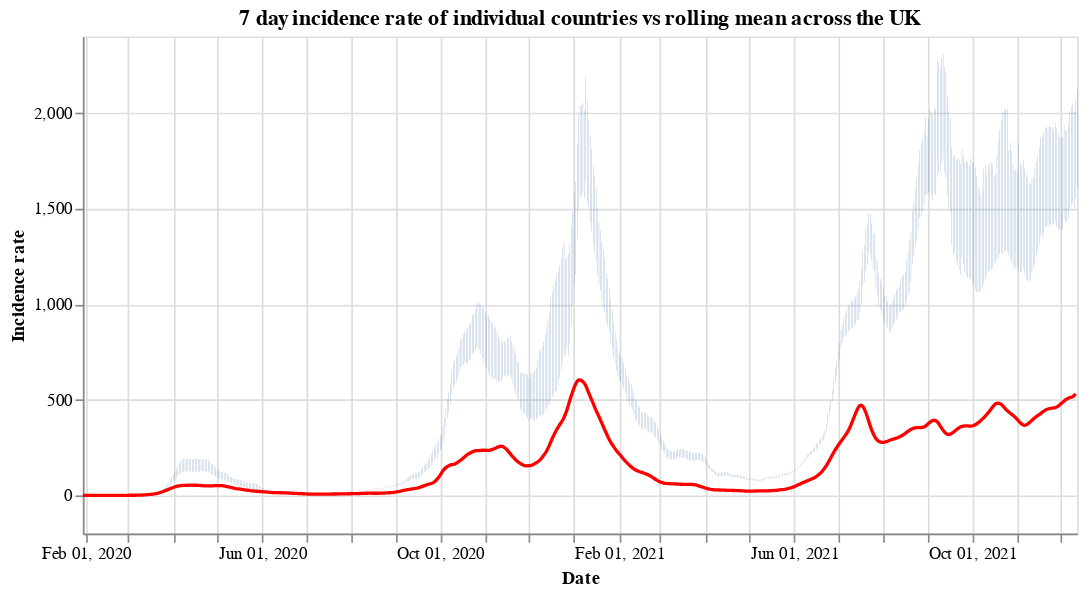

Source (notebook cell):
### Code cell
#collapse
countries = uk_cases['areaName'].unique()
countries.sort()

selection = alt.selection_single(
    name='Select',
    fields=['areaName'],
    init={'areaName': 'Wales'},
    bind={'areaName': alt.binding_select(options=countries)}
)

# scatter plot, modify opacity based on selection
bars = alt.Chart(uk_cases).mark_bar().add_selection(
    selection
).encode(
    x=alt.X("yearmonthdate(date):T", axis=alt.Axis(title='Date')),
    y=alt.Y("weeklyCasesRate:Q", axis=alt.Axis(title='Incidence rate')),
    tooltip='weeklyCasesRate:Q',
    opacity=alt.condition(selection, alt.value(1), alt.value(0))
).properties(title=f'7 day incidence rate of individual countries vs rolling mean across the UK', width=600)

line = alt.Chart(overview_cases).mark_line(
    color='red',
    size=2,
).transform_window(
    rolling_mean='mean(weeklyCasesRate)',
    frame=[0, 7]
).encode(
    x='yearmonthdate(date):T',
    y='rolling_mean:Q'
)

alt.layer(bars, line)

### Figure 1 — Vega-Lite specification as saved in the notebook (floating-point values rounded to 4 significant figures; data arrays with more than 128 entries replaced by an {"elided": "..."} marker saying what was removed)
{"config": {"view": {"continuousWidth": 400, "continuousHeight": 300}}, "layer": [{"data": {"name": "data-c2e3cf444278de2815d2664423a02eab"}, "mark": "bar", "encoding": {"opacity": {"condition": {"value": 1, "selection": "Select"}, "value": 0}, "tooltip": {"type": "quantitative", "field": "weeklyCasesRate"}, "x": {"type": "temporal", "axis": {"title": "Date"}, "field": "date", "timeUnit": "yearmonthdate"}, "y": {"type": "quantitative", "axis": {"title": "Incidence rate"}, "field": "weeklyCasesRate"}}, "selection": {"Select": {"type": "single", "fields": ["areaName"], "init": {"areaName": "Wales"}, "bind": {"areaName": {"input": "select", "options": ["England", "Northern Ireland", "Scotland", "Wales"]}}}}, "title": "7 day incidence rate of individual countries vs rolling mean across the UK", "width": 600}, {"data": {"name": "data-f1630a6bc5517bc2da7b0b479e283715"}, "mark": {"type": "line", "color": "red", "size": 2}, "encoding": {"x": {"type": "temporal", "field": "date", "timeUnit": "yearmonthdate"}, "y": {"type": "quantitative", "field": "rolling_mean"}}, "transform": [{"window": [{"op": "mean", "field": "weeklyCasesRate", "as": "rolling_mean"}], "frame": [0, 7]}]}], "$schema": "https://vega.github.io/schema/vega-lite/v4.8.1.json", "datasets": {"data-c2e3cf444278de2815d2664423a02eab": {"elided": "2636 records"}, "data-f1630a6bc5517bc2da7b0b479e283715": {"elided": "682 records"}}}
